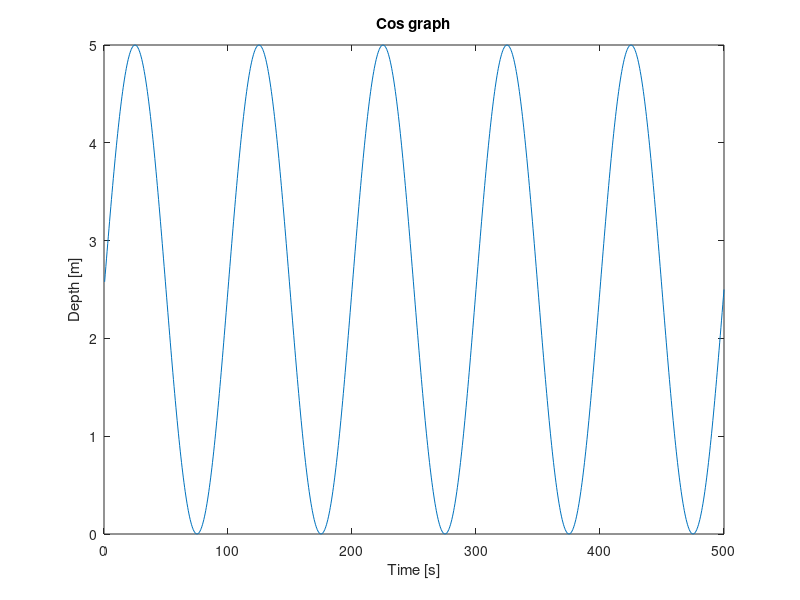

Here is the MATLAB script that generated this plot:
data= load('pressureMeasurments.txt');
T=data(:,1);
T2=data(:,2);
plot(T,T2);
xlabel('Time [s]');
ylabel('Depth [m]');
title('Cos graph');


